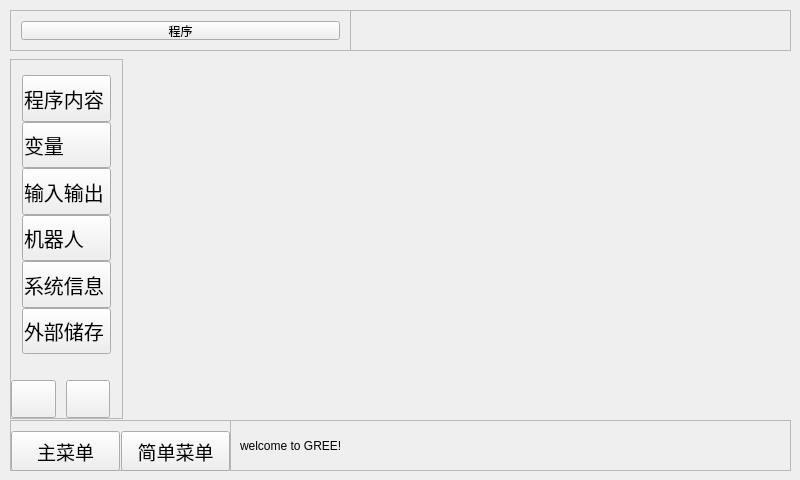
<?xml version="1.0" encoding="UTF-8"?>
<ui version="4.0">
 <class>Widget</class>
 <widget class="QWidget" name="Widget">
  <property name="geometry">
   <rect>
    <x>0</x>
    <y>0</y>
    <width>800</width>
    <height>480</height>
   </rect>
  </property>
  <property name="windowTitle">
   <string>Widget</string>
  </property>
  <widget class="QFrame" name="frameState">
   <property name="geometry">
    <rect>
     <x>350</x>
     <y>10</y>
     <width>441</width>
     <height>41</height>
    </rect>
   </property>
   <property name="frameShape">
    <enum>QFrame::StyledPanel</enum>
   </property>
   <property name="frameShadow">
    <enum>QFrame::Raised</enum>
   </property>
  </widget>
  <widget class="QFrame" name="frameMenu">
   <property name="geometry">
    <rect>
     <x>10</x>
     <y>10</y>
     <width>341</width>
     <height>41</height>
    </rect>
   </property>
   <property name="styleSheet">
    <string notr="true">QPushButton{text-align: center;}</string>
   </property>
   <property name="frameShape">
    <enum>QFrame::StyledPanel</enum>
   </property>
   <property name="frameShadow">
    <enum>QFrame::Raised</enum>
   </property>
   <widget class="QWidget" name="layoutWidget">
    <property name="geometry">
     <rect>
      <x>0</x>
      <y>0</y>
      <width>341</width>
      <height>41</height>
     </rect>
    </property>
    <layout class="QHBoxLayout" name="horizontalLayout_topButton">
     <property name="spacing">
      <number>0</number>
     </property>
     <item>
      <widget class="myTopQmenuButton" name="topButton1">
       <property name="sizePolicy">
        <sizepolicy hsizetype="Expanding" vsizetype="Expanding">
         <horstretch>0</horstretch>
         <verstretch>0</verstretch>
        </sizepolicy>
       </property>
       <property name="text">
        <string>程序</string>
       </property>
      </widget>
     </item>
    </layout>
   </widget>
  </widget>
  <widget class="QFrame" name="frameMainMenu">
   <property name="geometry">
    <rect>
     <x>10</x>
     <y>59</y>
     <width>113</width>
     <height>360</height>
    </rect>
   </property>
   <property name="sizePolicy">
    <sizepolicy hsizetype="Maximum" vsizetype="Maximum">
     <horstretch>0</horstretch>
     <verstretch>0</verstretch>
    </sizepolicy>
   </property>
   <property name="maximumSize">
    <size>
     <width>120</width>
     <height>360</height>
    </size>
   </property>
   <property name="layoutDirection">
    <enum>Qt::LeftToRight</enum>
   </property>
   <property name="frameShape">
    <enum>QFrame::StyledPanel</enum>
   </property>
   <property name="frameShadow">
    <enum>QFrame::Raised</enum>
   </property>
   <widget class="QStackedWidget" name="stackedWidgetMainMenu">
    <property name="geometry">
     <rect>
      <x>1</x>
      <y>5</y>
      <width>111</width>
      <height>305</height>
     </rect>
    </property>
    <property name="sizePolicy">
     <sizepolicy hsizetype="Minimum" vsizetype="Minimum">
      <horstretch>0</horstretch>
      <verstretch>0</verstretch>
     </sizepolicy>
    </property>
    <property name="minimumSize">
     <size>
      <width>100</width>
      <height>260</height>
     </size>
    </property>
    <property name="layoutDirection">
     <enum>Qt::LeftToRight</enum>
    </property>
    <property name="styleSheet">
     <string notr="true">QPushButton{text-align:left;padding-left:1px;}</string>
    </property>
    <property name="currentIndex">
     <number>0</number>
    </property>
    <widget class="QWidget" name="MainMenuP1">
     <widget class="QWidget" name="layoutWidget">
      <property name="geometry">
       <rect>
        <x>0</x>
        <y>0</y>
        <width>111</width>
        <height>301</height>
       </rect>
      </property>
      <layout class="QVBoxLayout" name="layoutMainMenu">
       <property name="spacing">
        <number>0</number>
       </property>
       <item>
        <widget class="myQmenuButton" name="mbtProg">
         <property name="sizePolicy">
          <sizepolicy hsizetype="Expanding" vsizetype="Expanding">
           <horstretch>0</horstretch>
           <verstretch>0</verstretch>
          </sizepolicy>
         </property>
         <property name="font">
          <font>
           <pointsize>15</pointsize>
          </font>
         </property>
         <property name="text">
          <string>程序内容</string>
         </property>
         <property name="icon">
          <iconset resource="mainMenu.qrc">
           <normaloff>:/new/prefix1/icons/png/stock_notes.png</normaloff>:/new/prefix1/icons/png/stock_notes.png</iconset>
         </property>
        </widget>
       </item>
       <item>
        <widget class="myQmenuButton" name="mbtVar">
         <property name="sizePolicy">
          <sizepolicy hsizetype="Expanding" vsizetype="Expanding">
           <horstretch>0</horstretch>
           <verstretch>0</verstretch>
          </sizepolicy>
         </property>
         <property name="font">
          <font>
           <pointsize>15</pointsize>
          </font>
         </property>
         <property name="text">
          <string>变量</string>
         </property>
        </widget>
       </item>
       <item>
        <widget class="myQmenuButton" name="mbtIO">
         <property name="sizePolicy">
          <sizepolicy hsizetype="Expanding" vsizetype="Expanding">
           <horstretch>0</horstretch>
           <verstretch>0</verstretch>
          </sizepolicy>
         </property>
         <property name="font">
          <font>
           <pointsize>15</pointsize>
          </font>
         </property>
         <property name="text">
          <string>输入输出</string>
         </property>
        </widget>
       </item>
       <item>
        <widget class="myQmenuButton" name="mbtRobot">
         <property name="sizePolicy">
          <sizepolicy hsizetype="Expanding" vsizetype="Expanding">
           <horstretch>0</horstretch>
           <verstretch>0</verstretch>
          </sizepolicy>
         </property>
         <property name="font">
          <font>
           <pointsize>15</pointsize>
          </font>
         </property>
         <property name="text">
          <string>机器人</string>
         </property>
        </widget>
       </item>
       <item>
        <widget class="myQmenuButton" name="mbtSys">
         <property name="sizePolicy">
          <sizepolicy hsizetype="Expanding" vsizetype="Expanding">
           <horstretch>0</horstretch>
           <verstretch>0</verstretch>
          </sizepolicy>
         </property>
         <property name="font">
          <font>
           <pointsize>15</pointsize>
          </font>
         </property>
         <property name="text">
          <string>系统信息</string>
         </property>
        </widget>
       </item>
       <item>
        <widget class="myQmenuButton" name="mbtStore">
         <property name="sizePolicy">
          <sizepolicy hsizetype="Expanding" vsizetype="Expanding">
           <horstretch>0</horstretch>
           <verstretch>0</verstretch>
          </sizepolicy>
         </property>
         <property name="font">
          <font>
           <pointsize>15</pointsize>
          </font>
         </property>
         <property name="text">
          <string>外部储存</string>
         </property>
        </widget>
       </item>
      </layout>
      <zorder>mbtIO</zorder>
      <zorder>mbtProg</zorder>
      <zorder>mbtVar</zorder>
      <zorder>mbtRobot</zorder>
      <zorder>mbtSys</zorder>
      <zorder>mbtStore</zorder>
     </widget>
    </widget>
    <widget class="QWidget" name="MainMenuP2">
     <widget class="QWidget" name="layoutWidget_2">
      <property name="geometry">
       <rect>
        <x>0</x>
        <y>0</y>
        <width>111</width>
        <height>151</height>
       </rect>
      </property>
      <layout class="QVBoxLayout" name="layoutMainMenu_2">
       <property name="spacing">
        <number>0</number>
       </property>
       <item>
        <widget class="myQmenuButton" name="mbtParam">
         <property name="sizePolicy">
          <sizepolicy hsizetype="Expanding" vsizetype="Expanding">
           <horstretch>0</horstretch>
           <verstretch>0</verstretch>
          </sizepolicy>
         </property>
         <property name="font">
          <font>
           <pointsize>15</pointsize>
          </font>
         </property>
         <property name="text">
          <string>参数</string>
         </property>
        </widget>
       </item>
       <item>
        <widget class="myQmenuButton" name="mbtOption">
         <property name="sizePolicy">
          <sizepolicy hsizetype="Expanding" vsizetype="Expanding">
           <horstretch>0</horstretch>
           <verstretch>0</verstretch>
          </sizepolicy>
         </property>
         <property name="font">
          <font>
           <pointsize>15</pointsize>
          </font>
         </property>
         <property name="text">
          <string>设置</string>
         </property>
        </widget>
       </item>
       <item>
        <widget class="myQmenuButton" name="mbtDispOption">
         <property name="sizePolicy">
          <sizepolicy hsizetype="Expanding" vsizetype="Expanding">
           <horstretch>0</horstretch>
           <verstretch>0</verstretch>
          </sizepolicy>
         </property>
         <property name="font">
          <font>
           <pointsize>15</pointsize>
          </font>
         </property>
         <property name="text">
          <string>显示设置</string>
         </property>
        </widget>
       </item>
      </layout>
     </widget>
    </widget>
   </widget>
   <widget class="QWidget" name="layoutWidget">
    <property name="geometry">
     <rect>
      <x>0</x>
      <y>310</y>
      <width>111</width>
      <height>51</height>
     </rect>
    </property>
    <layout class="QHBoxLayout" name="layoutMenuLR">
     <property name="spacing">
      <number>10</number>
     </property>
     <property name="leftMargin">
      <number>1</number>
     </property>
     <property name="bottomMargin">
      <number>2</number>
     </property>
     <item>
      <widget class="QPushButton" name="pbMainMenuLeft">
       <property name="sizePolicy">
        <sizepolicy hsizetype="Minimum" vsizetype="Minimum">
         <horstretch>0</horstretch>
         <verstretch>0</verstretch>
        </sizepolicy>
       </property>
       <property name="minimumSize">
        <size>
         <width>30</width>
         <height>30</height>
        </size>
       </property>
       <property name="text">
        <string/>
       </property>
       <property name="icon">
        <iconset resource="mainMenu.qrc">
         <normaloff>:/new/prefix1/icons/png/media-seek-backward.png</normaloff>:/new/prefix1/icons/png/media-seek-backward.png</iconset>
       </property>
       <property name="iconSize">
        <size>
         <width>32</width>
         <height>32</height>
        </size>
       </property>
      </widget>
     </item>
     <item>
      <widget class="QPushButton" name="pbMainMenuRight">
       <property name="sizePolicy">
        <sizepolicy hsizetype="Minimum" vsizetype="Minimum">
         <horstretch>0</horstretch>
         <verstretch>0</verstretch>
        </sizepolicy>
       </property>
       <property name="minimumSize">
        <size>
         <width>20</width>
         <height>20</height>
        </size>
       </property>
       <property name="text">
        <string/>
       </property>
       <property name="icon">
        <iconset resource="mainMenu.qrc">
         <normaloff>:/new/prefix1/icons/png/media-seek-forward.png</normaloff>:/new/prefix1/icons/png/media-seek-forward.png</iconset>
       </property>
       <property name="iconSize">
        <size>
         <width>32</width>
         <height>32</height>
        </size>
       </property>
      </widget>
     </item>
    </layout>
   </widget>
  </widget>
  <widget class="QFrame" name="frameHMI">
   <property name="geometry">
    <rect>
     <x>230</x>
     <y>420</y>
     <width>561</width>
     <height>51</height>
    </rect>
   </property>
   <property name="frameShape">
    <enum>QFrame::StyledPanel</enum>
   </property>
   <property name="frameShadow">
    <enum>QFrame::Raised</enum>
   </property>
   <widget class="QLabel" name="labelHMI">
    <property name="geometry">
     <rect>
      <x>10</x>
      <y>10</y>
      <width>511</width>
      <height>31</height>
     </rect>
    </property>
    <property name="text">
     <string>welcome to GREE!</string>
    </property>
   </widget>
  </widget>
  <widget class="QStackedWidget" name="stackedWidgetGenDisp">
   <property name="geometry">
    <rect>
     <x>129</x>
     <y>59</y>
     <width>661</width>
     <height>351</height>
    </rect>
   </property>
   <property name="currentIndex">
    <number>0</number>
   </property>
   <widget class="QWidget" name="pageStartImage">
    <widget class="QLabel" name="label">
     <property name="geometry">
      <rect>
       <x>0</x>
       <y>10</y>
       <width>661</width>
       <height>351</height>
      </rect>
     </property>
     <property name="text">
      <string/>
     </property>
     <property name="pixmap">
      <pixmap resource="mainMenu.qrc">:/new/prefix1/icons/image/start_image.png</pixmap>
     </property>
    </widget>
   </widget>
   <widget class="QWidget" name="pageStart">
    <widget class="QGroupBox" name="groupBox">
     <property name="geometry">
      <rect>
       <x>10</x>
       <y>10</y>
       <width>641</width>
       <height>331</height>
      </rect>
     </property>
     <property name="styleSheet">
      <string notr="true"/>
     </property>
     <property name="title">
      <string>程序内容 -&gt;</string>
     </property>
    </widget>
   </widget>
   <widget class="QWidget" name="page_2"/>
  </widget>
  <widget class="QSplitter" name="splitter">
   <property name="geometry">
    <rect>
     <x>0</x>
     <y>0</y>
     <width>0</width>
     <height>0</height>
    </rect>
   </property>
   <property name="orientation">
    <enum>Qt::Vertical</enum>
   </property>
  </widget>
  <widget class="QWidget" name="layoutWidget">
   <property name="geometry">
    <rect>
     <x>0</x>
     <y>0</y>
     <width>2</width>
     <height>2</height>
    </rect>
   </property>
   <layout class="QVBoxLayout" name="verticalLayout_2"/>
  </widget>
  <widget class="QFrame" name="frameMenuSwitch">
   <property name="geometry">
    <rect>
     <x>10</x>
     <y>420</y>
     <width>221</width>
     <height>51</height>
    </rect>
   </property>
   <property name="frameShape">
    <enum>QFrame::StyledPanel</enum>
   </property>
   <property name="frameShadow">
    <enum>QFrame::Raised</enum>
   </property>
   <widget class="QWidget" name="layoutWidget">
    <property name="geometry">
     <rect>
      <x>0</x>
      <y>0</y>
      <width>221</width>
      <height>51</height>
     </rect>
    </property>
    <layout class="QHBoxLayout" name="horizontalLayout">
     <property name="spacing">
      <number>1</number>
     </property>
     <property name="leftMargin">
      <number>1</number>
     </property>
     <property name="rightMargin">
      <number>1</number>
     </property>
     <item>
      <widget class="QPushButton" name="pushButton">
       <property name="sizePolicy">
        <sizepolicy hsizetype="Minimum" vsizetype="Minimum">
         <horstretch>0</horstretch>
         <verstretch>0</verstretch>
        </sizepolicy>
       </property>
       <property name="minimumSize">
        <size>
         <width>90</width>
         <height>40</height>
        </size>
       </property>
       <property name="font">
        <font>
         <pointsize>14</pointsize>
        </font>
       </property>
       <property name="text">
        <string>主菜单</string>
       </property>
      </widget>
     </item>
     <item>
      <widget class="QPushButton" name="pushButton_2">
       <property name="sizePolicy">
        <sizepolicy hsizetype="Minimum" vsizetype="Minimum">
         <horstretch>0</horstretch>
         <verstretch>0</verstretch>
        </sizepolicy>
       </property>
       <property name="minimumSize">
        <size>
         <width>90</width>
         <height>40</height>
        </size>
       </property>
       <property name="font">
        <font>
         <pointsize>14</pointsize>
        </font>
       </property>
       <property name="text">
        <string>简单菜单</string>
       </property>
      </widget>
     </item>
    </layout>
   </widget>
  </widget>
  <zorder>splitter</zorder>
  <zorder>layoutWidget</zorder>
  <zorder>frameState</zorder>
  <zorder>frameMenu</zorder>
  <zorder>frameHMI</zorder>
  <zorder>stackedWidgetGenDisp</zorder>
  <zorder>frameMainMenu</zorder>
  <zorder>frameMenuSwitch</zorder>
 </widget>
 <layoutdefault spacing="6" margin="11"/>
 <customwidgets>
  <customwidget>
   <class>myQmenuButton</class>
   <extends>QPushButton</extends>
   <header>myqmenubutton.h</header>
  </customwidget>
  <customwidget>
   <class>myTopQmenuButton</class>
   <extends>QPushButton</extends>
   <header>myqmenubutton.h</header>
  </customwidget>
 </customwidgets>
 <resources>
  <include location="mainMenu.qrc"/>
 </resources>
 <connections/>
</ui>
